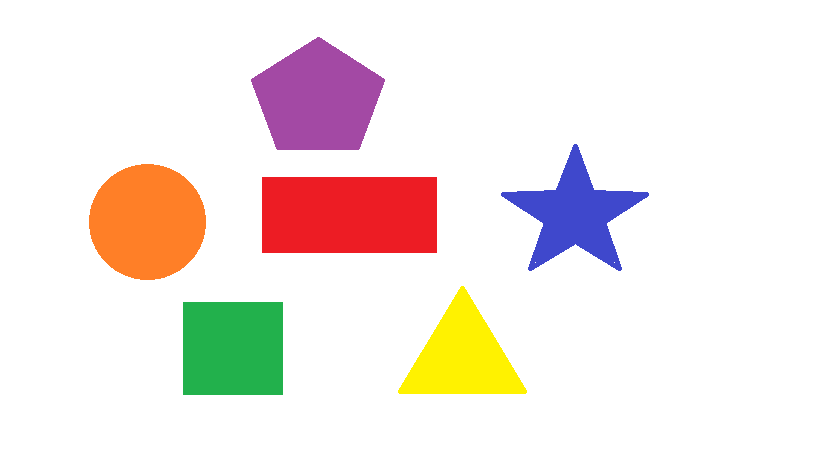
#> input picture Hrishita/Detecting Shapes/shapes.png, 819 x 460 px
$ python Detecting_Shapes.py
#> lines starting #> are read from the running program, lines starting #| are printed output that depends on the picture; after the words box and inside, x2 and y2 are one past the last pixel; in counts of white or black regions, pixels touching at a corner belong together
import cv2
import numpy as np

img = cv2.imread("shapes.png")
#> img is the input picture: shape (460, 819, 3); mean B, G, R 228.3, 232.6, 242.6
imGray = cv2.cvtColor(img, cv2.COLOR_BGR2GRAY)
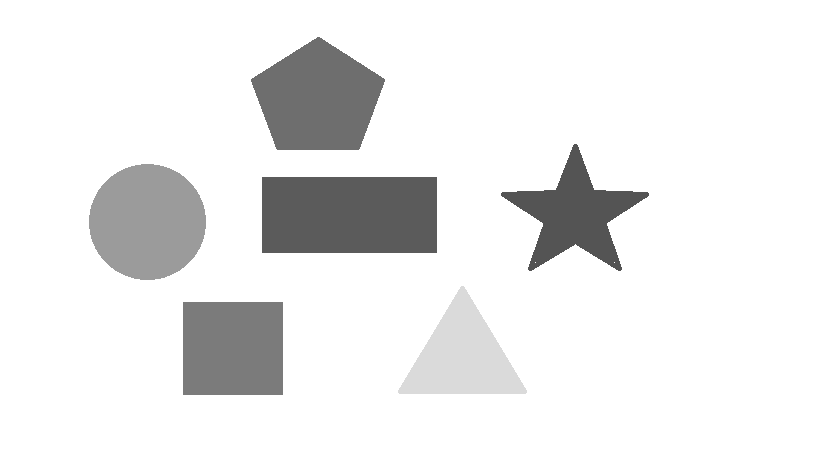
#> imGray: shape (460, 819); min 84, max 255, mean 235.1
_, thresh = cv2.threshold(imGray, 240, 255, cv2.THRESH_BINARY)
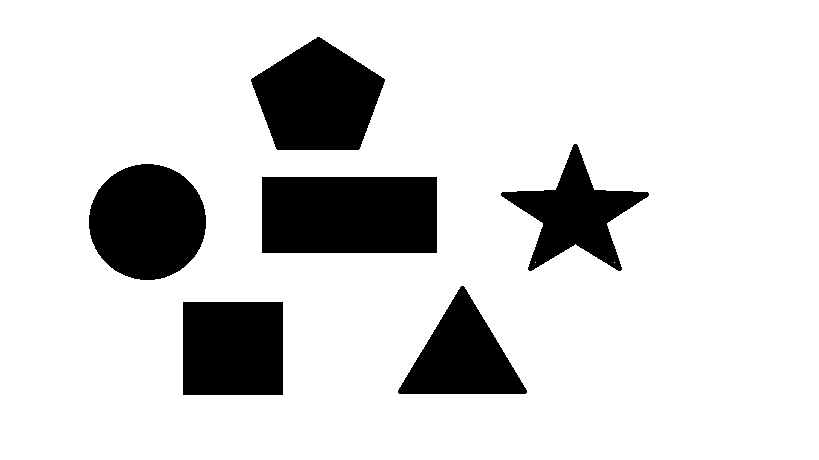
#> thresh: shape (460, 819); 84.5% white; 6 black regions
contours, _ = cv2.findContours (thresh, cv2.RETR_TREE, cv2.CHAIN_APPROX_NONE)
#> contours = 9 contours, 2 with area under 20; largest, box (x1, y1, x2, y2) and area: (0, 0, 819, 460) 375462, (261, 176, 438, 254) 13550, (88, 163, 207, 281) 10804, (250, 36, 386, 151) 10742, (182, 301, 284, 396) 9492, (397, 285, 528, 395) 7488, (500, 143, 650, 272) 7476

for contour in contours:
    approx = cv2.approxPolyDP(contour, 0.01*cv2.arcLength(contour, True), True) #returns the number of contours (sides) around one shape
    cv2.drawContours(img, [approx], 0, (0,0,0), 5)
    x = approx.ravel()[0]
    y = approx.ravel()[1] - 5
    if(cv2.contourArea(contour)>10):
        if (len(approx)==3):
            cv2.putText(img, "Triangle", (x,y), cv2.FONT_HERSHEY_COMPLEX, 0.5, (0,0,0))
        elif (len(approx)==4):
            x1, y1, w, h = cv2.boundingRect(approx)
            aspectRatio = float(w)/h
            # print(aspectRatio)
            if (aspectRatio>=0.95 and aspectRatio<=1.7):
                cv2.putText(img, "Square", (x,y), cv2.FONT_HERSHEY_COMPLEX, 0.5, (0,0,0))
            else:
                cv2.putText(img, "Rectangle", (x,y), cv2.FONT_HERSHEY_COMPLEX, 0.5, (0,0,0))
        elif (len(approx)==5):
            cv2.putText(img, "Pentagon", (x,y), cv2.FONT_HERSHEY_COMPLEX, 0.5, (0,0,0))
        elif(len(approx)==10):
            cv2.putText(img, "Star", (x,y), cv2.FONT_HERSHEY_COMPLEX, 0.5, (0,0,0))
        else:
            cv2.putText(img, "Circle", (x,y), cv2.FONT_HERSHEY_COMPLEX, 0.5, (0,0,0))
#> this loop made 9 passes
#> (approx, x, y, x1, y1, w, h, aspectRatio) on passes 1, 2, 4: ([[0, 0], [0, 459], [818, 459], [818, 0]], 0, -5, 0, 0, 819, 460, 1.78), ([[182, 302], [282, 301], [283, 394], [183, 395]], 182, 297, 182, 301, 102, 95, 1.07), ([[261, 177], [436, 176], [437, 252], [262, 253]], 261, 172, 261, 176, 177, 78, 2.27)
#> (approx, x, y) on passes 3, 7, 8: ([[397, 390], [463, 285], [527, 392]], 397, 385), ([[614, 262]], 614, 257), ([[535, 262]], 535, 257)
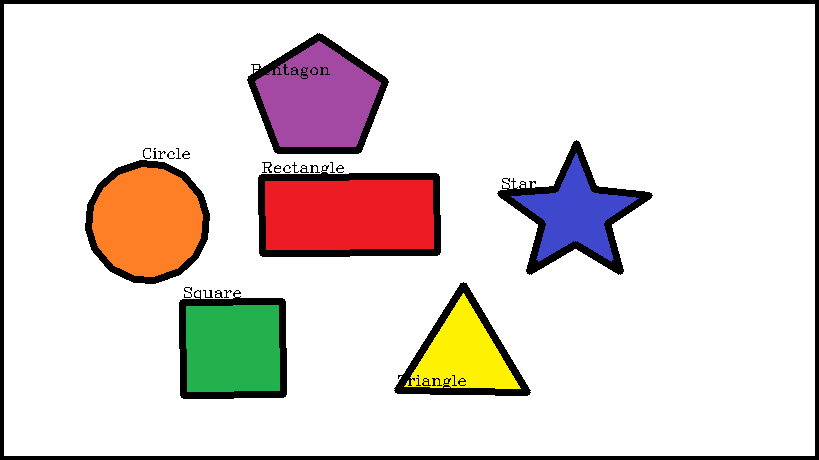
#> img: shape (460, 819, 3); 7.68% of pixels changed, all inside (x1, y1, x2, y2) = (0, 0, 819, 460)

cv2.imshow("shapes", img)
cv2.waitKey(0)
cv2.destroyAllWindows()
